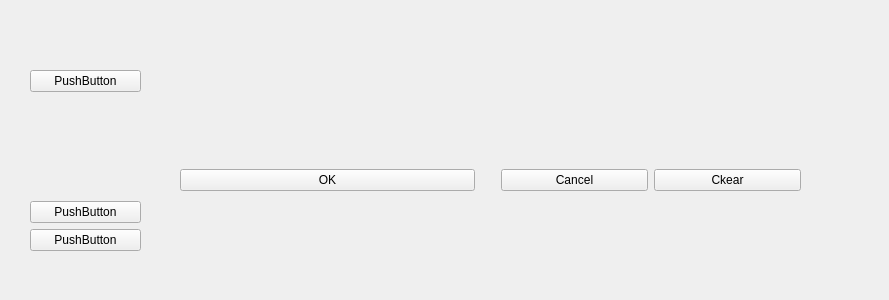
<?xml version="1.0" encoding="UTF-8"?>
<ui version="4.0">
 <class>Form</class>
 <widget class="QWidget" name="Form">
  <property name="geometry">
   <rect>
    <x>0</x>
    <y>0</y>
    <width>889</width>
    <height>300</height>
   </rect>
  </property>
  <property name="windowTitle">
   <string>Form</string>
  </property>
  <widget class="QWidget" name="verticalLayoutWidget">
   <property name="geometry">
    <rect>
     <x>30</x>
     <y>70</y>
     <width>111</width>
     <height>181</height>
    </rect>
   </property>
   <layout class="QVBoxLayout" name="verticalLayout">
    <item>
     <widget class="QPushButton" name="pushButton_2">
      <property name="text">
       <string>PushButton</string>
      </property>
     </widget>
    </item>
    <item>
     <spacer name="verticalSpacer_2">
      <property name="orientation">
       <enum>Qt::Vertical</enum>
      </property>
      <property name="sizeHint" stdset="0">
       <size>
        <width>20</width>
        <height>40</height>
       </size>
      </property>
     </spacer>
    </item>
    <item>
     <widget class="QPushButton" name="pushButton">
      <property name="text">
       <string>PushButton</string>
      </property>
     </widget>
    </item>
    <item>
     <widget class="QPushButton" name="pushButton_3">
      <property name="text">
       <string>PushButton</string>
      </property>
     </widget>
    </item>
   </layout>
  </widget>
  <widget class="QWidget" name="horizontalLayoutWidget">
   <property name="geometry">
    <rect>
     <x>180</x>
     <y>140</y>
     <width>621</width>
     <height>80</height>
    </rect>
   </property>
   <layout class="QHBoxLayout" name="horizontalLayout" stretch="2,0,1,1">
    <item>
     <widget class="QPushButton" name="btnOK">
      <property name="text">
       <string>OK</string>
      </property>
     </widget>
    </item>
    <item>
     <spacer name="verticalSpacer">
      <property name="orientation">
       <enum>Qt::Vertical</enum>
      </property>
      <property name="sizeHint" stdset="0">
       <size>
        <width>20</width>
        <height>40</height>
       </size>
      </property>
     </spacer>
    </item>
    <item>
     <widget class="QPushButton" name="btnCancel">
      <property name="text">
       <string>Cancel</string>
      </property>
     </widget>
    </item>
    <item>
     <widget class="QPushButton" name="btnClear">
      <property name="text">
       <string>Ckear</string>
      </property>
     </widget>
    </item>
   </layout>
  </widget>
 </widget>
 <resources/>
 <connections/>
</ui>
